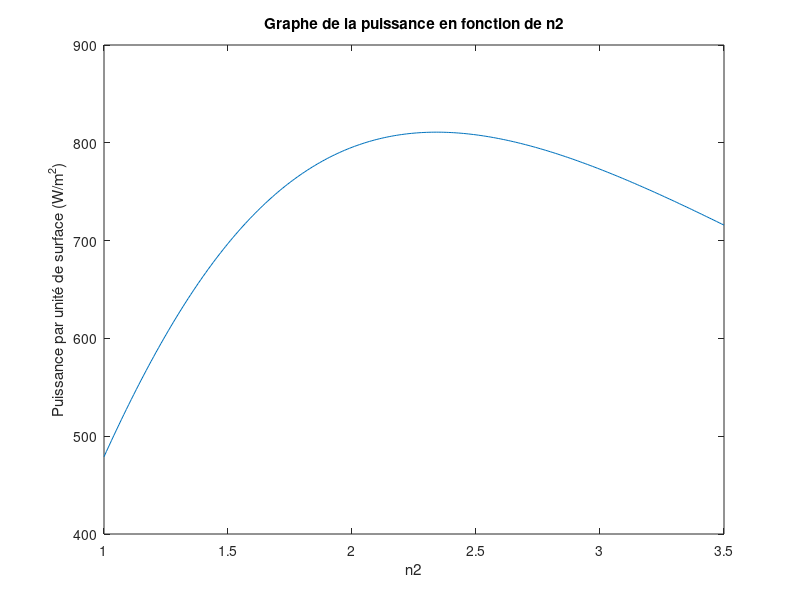

Write MATLAB code to recreate this figure.
n2_array = 1:0.01:3.5; 
m = 1; 
I = @(x) 6.61E15 ./ (x.^5 .* (exp(2484./x)-1)); 
for n2 = n2_array 
n = [1.33,1.5,n2,3.5]; 
gamma = [(n(1)-n(2))/(n(1)+n(2)),(n(2)-n(3))/(n(2)+n(3)),(n(3)-n(4))/(n(3)+n(4))]; 
tau = []; 
Q = []; 
R = []; 
for i = 1:length(n)-1 
    tau(end+1) = (2*n(i))/(n(i)+n(i+1)); 
end

Q01 = (1/tau(1)).* [1,gamma(1); gamma(1), 1]; 
Q12 = (1/tau(2)).* [1, gamma(2); gamma(2), 1]; 
Q23 = (1/tau(3)).* [1, gamma(3); gamma(3), 1]; 

lambda_1 = 400; lambda_2 = 1400; step = 1; 
wav = lambda_1:step:lambda_2;
lambda_c = 650; 
d = lambda_c/4; 
i = 1;
for w=wav
    phase = (2*pi*d)./w; 
    P1 = [exp(j.*phase), 0; 0, exp(j.*-phase)]; 
    T = Q01*P1*Q12*P1*Q23; 

    gammaTotal = T(2,1)/T(1,1); 
    R(i) = abs(gammaTotal).^2; 
    i = i+1; 
    tauTotal = 1-abs(gammaTotal); 

   
end

% ------------------------------
T = 1-R; 
P_lambda = I(wav).*T; 
P = trapz(wav,P_lambda); 
%=fprintf('Power = %.3f W \n',P);  % ??? 
P_Array(m) = P; 
m = m+1; 
end
figure(2); 
plot(n2_array,P_Array);
title('Graphe de la puissance en fonction de n2'); 
xlabel('n2'); 
ylabel('Puissance par unité de surface (W/m^2)')

% -------------------------------











